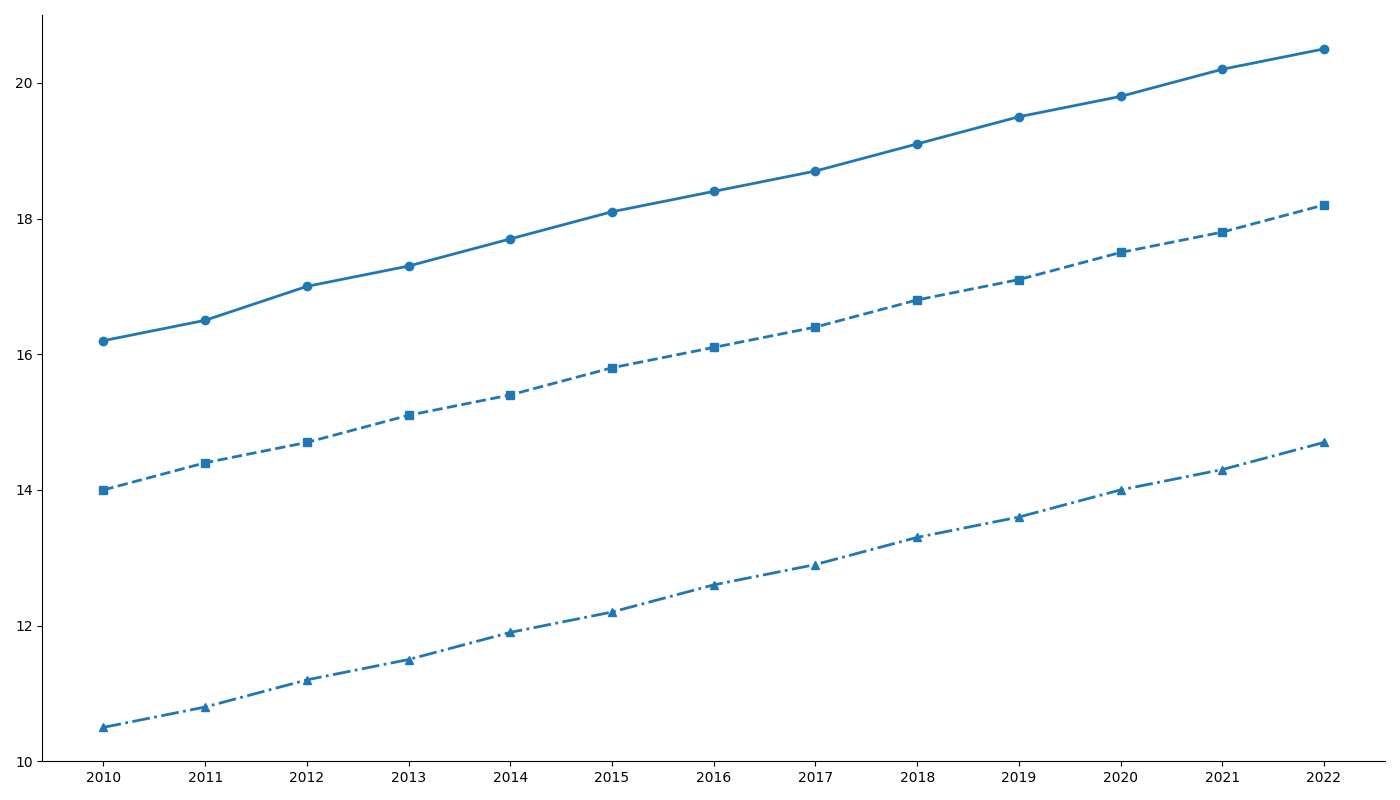

Source code (Python):
import matplotlib.pyplot as plt
import numpy as np

years = np.arange(2010, 2023)

city_A_temps = [16.2, 16.5, 17.0, 17.3, 17.7, 18.1, 18.4, 18.7, 19.1, 19.5, 19.8, 20.2, 20.5]
city_B_temps = [14.0, 14.4, 14.7, 15.1, 15.4, 15.8, 16.1, 16.4, 16.8, 17.1, 17.5, 17.8, 18.2]
city_C_temps = [10.5, 10.8, 11.2, 11.5, 11.9, 12.2, 12.6, 12.9, 13.3, 13.6, 14.0, 14.3, 14.7]

fig, ax = plt.subplots(figsize=(14, 8))

# Use a single consistent color for all data groups
single_color = '#1f77b4'

ax.plot(years, city_A_temps, marker='o', linestyle='-', color=single_color, linewidth=2)
ax.plot(years, city_B_temps, marker='s', linestyle='--', color=single_color, linewidth=2)
ax.plot(years, city_C_temps, marker='^', linestyle='-.', color=single_color, linewidth=2)

ax.set_xticks(years)

ax.spines['top'].set_visible(False)
ax.spines['right'].set_visible(False)

plt.tight_layout()
plt.show()
